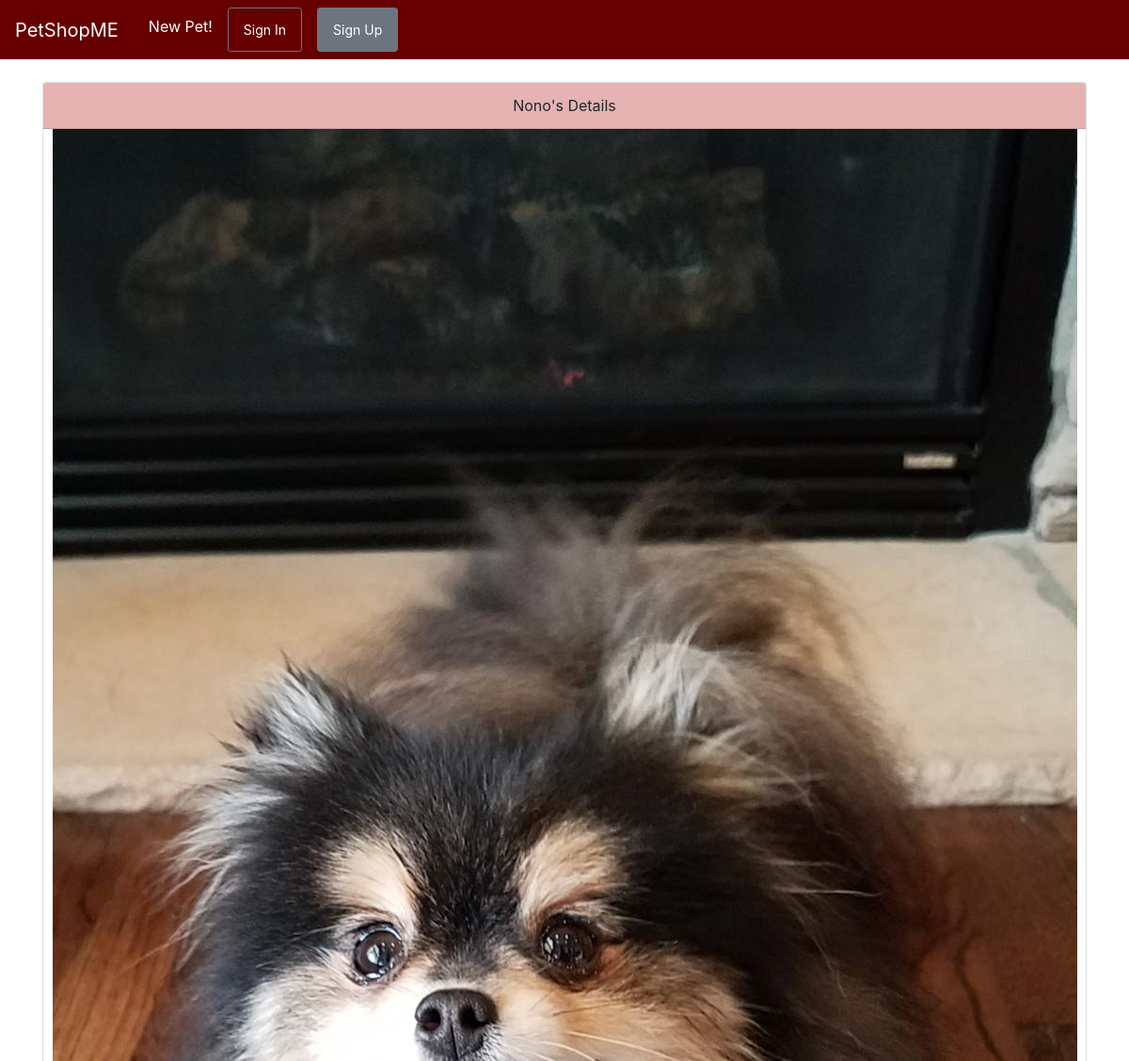
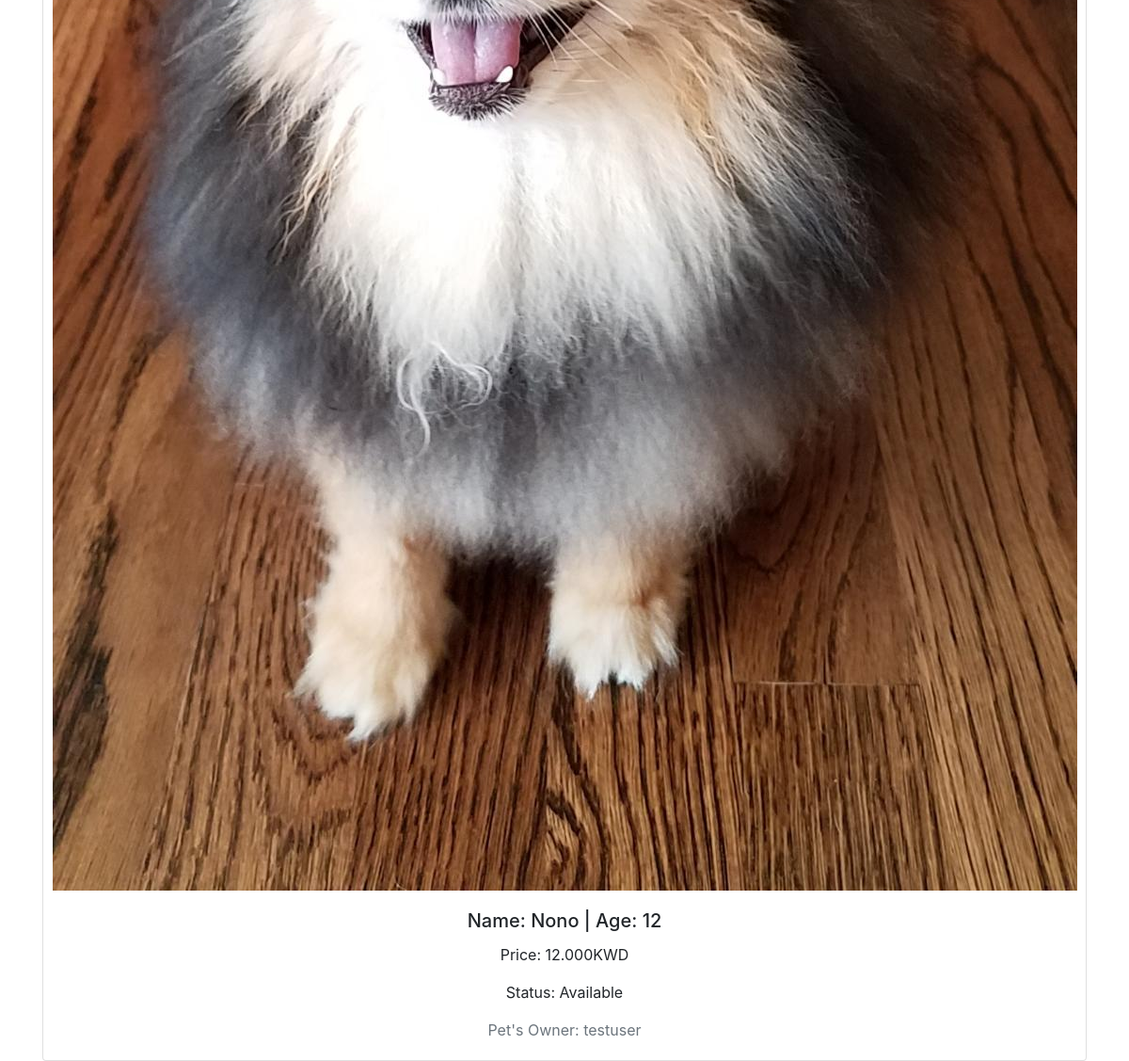
/petshop/6/, run on the app's committed database (2 pictures, top to bottom).
### petshop/models.py (models this page shows, shortened)
class PetModel(models.Model):
	owner=models.ForeignKey(User, default=1, on_delete=models.CASCADE)
	name=models.CharField(max_length=30)
	age=models.IntegerField()
	available=models.BooleanField(default=True)
	image=models.ImageField(null=True, blank=True)
	price=models.DecimalField(max_digits=5, decimal_places=3)

### petshop/views.py (the view)
# urls.py: path('petshop/<int:pet_id>/', views.pet_detail,name="pet-detail"),
def pet_detail(request,pet_id):
	pet = PetModel.objects.get(id=pet_id)
	context = {
		"pet": pet,
	}
	return render(request, 'pet_detail.html', context)

### petshop/templates/pet_detail.html (shortened to what this page needs)
{% extends "base.html" %}
{% block content %}
<div class="card text-center">
  <div class="card-header" style="background-color: #e6b3b3 ; color: 000034;">
    <span class="text-capitalize">{{pet.name}}</span>'s Details
  </div>
  <div>
  <img src="{{pet.image.url}}" class="img-fluid">
</div>
  <div class="card-body">
    <h5 class="card-title" style="color: 000034;">Name: <span class="text-capitalize">{{pet.name}}</span> |  Age: {{pet.age}}</h5>
    <p class="card-text" style="color: 000034;">Price: {{pet.price}}KWD</p>
    {% if pet.available == True %}
      <p class="card-text">Status: Available</p>
    {% endif %}
      <p class="card-text text-muted">Pet's Owner: {{pet.owner}}</p>
  </div>
</div>
{% endblock content %}

### data on the page
PetModel: name "Nono", image (picture), age "12", price "12.000", owner "testuser"
